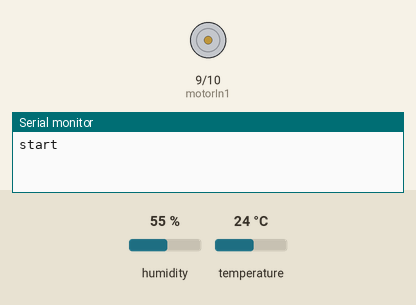
Bench run of a sketch on a simulated Arduino Uno, built with avr-gcc and run on an emulated ATmega328P. Parts: motor-driver pin pairs drawn as motors (green arrow = first pin HIGH = forward, orange = second pin HIGH = backward, longer = more drive), the last lines printed to the serial monitor. The inputs (shaded band) are chosen by the test bench; at power-on: humidity 55 %, temperature 24 °C. The modem accepts every AT command (registered, SIM ready, sends succeed) and sends nothing else.

Above: at 2.2 s.
2.3 s: humidity set to 69 %
13.4 s: humidity set to 72 %
At 21.4 s:
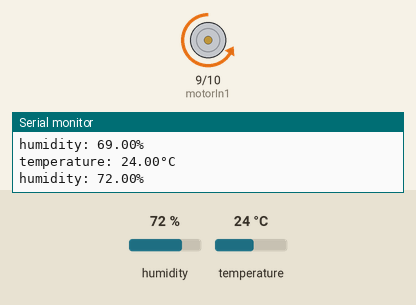
21.7 s: humidity set to 68 %
At 29.5 s:
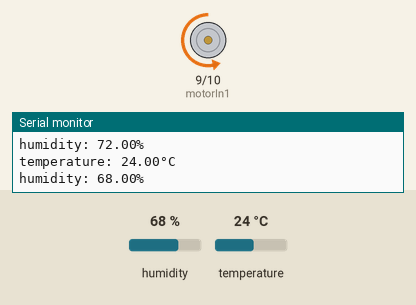
29.8 s: humidity set to 88 %
At 36.8 s:
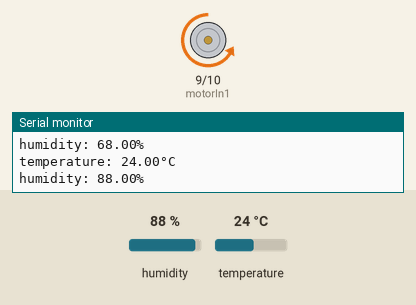
Timing chart, 0 to 38.3 s (numbered marks = the images above; inputs shaded):
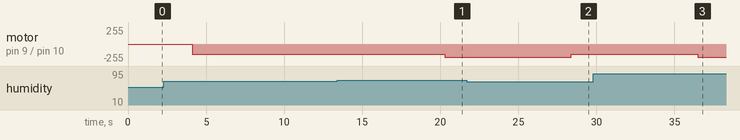

Measured:
- the behaviour switches between 70 and 71 % on humidity (found by bisection; images 0 and 1)
- after the input at 13.4 s, motor on pin 9 (motorIn1) / pin 10 (motorIn2): backward 150/255 → backward 200/255 after 6.9 s
- after the input at 21.7 s, motor on pin 9 (motorIn1) / pin 10 (motorIn2): backward 200/255 → backward 150/255 after 6.7 s
- after the input at 29.8 s, motor on pin 9 (motorIn1) / pin 10 (motorIn2): backward 150/255 → backward 200/255 after 6.7 s

The sketch:

detect_temp_humi.ino
```cpp
#include <dht.h>
#include <SoftwareSerial.h>
#define WIFI_TX_PIN 8
#define WIFI_RX_PIN 7
#define rank1 150
#define rank2 200
#define rank3 250
SoftwareSerial wifiSerial(WIFI_TX_PIN, WIFI_RX_PIN);
dht DHT;
const int DHT11_PIN= 4;
const int motorIn1 = 9;
const int motorIn2 = 10;
int stat = 0;
String comdata = "";
int i;
int j;
char comdataa[600];
const String OK = "OK";
void setup() {
  // put your setup code here, to run once:
  Serial.begin(9600);
  pinMode(motorIn1,OUTPUT);
  pinMode(motorIn2,OUTPUT);
  wifiSerial.begin(9600);
  wifiSerial.println("AT");
  delay(1000);
  Serial.println("start");
  i=0;
  while (wifiSerial.available() > 0)
    {
        comdataa[i] = char(wifiSerial.read());
        delay(2);
        i++;
    }
    comdata=String(comdataa[7])+String(comdataa[8]);
    Serial.println(comdata);
  if(comdata==OK){
    comdata = "";
    Serial.println("ok");
    wifiSerial.println("AT+CWJAP=\"joe\",\"jyl1105.\"");
    delay(8000);
    wifiSerial.println("AT+CIPSTART=\"TCP\",\"172.20.10.3\",9000");
    delay(5000);
  }

}

void loop()
{
  D: int chk = DHT.read11(DHT11_PIN);//read the value returned from sensor
  switch (chk)
  {
  case DHTLIB_OK:
    //Serial.println("OK!");
    break;
  case DHTLIB_ERROR_CHECKSUM:
    //goto D;
    //Serial.print("Checksum error,\t");
    break;
  case DHTLIB_ERROR_TIMEOUT:
      goto D;
    //Serial.print("Time out error,\t");
    break;
  default:
     // goto D;
    //Serial.print("Unknown error,\t");
    break;
  }

  wifiSerial.println("AT+CIPSTART=\"TCP\",\"172.20.10.3\",9000");
  delay(3000);
  wifiSerial.println("AT+CIPSEND=12");
  wifiSerial.println(String(DHT.temperature)+","+String(DHT.humidity));

  Serial.println("temperature: "+String(DHT.temperature)+"°C");
  Serial.println("humidity: "+String(DHT.humidity)+"%");
  if (DHT.humidity>50 and DHT.humidity<=70)
  {
    stat = 1;
   }
   else if (DHT.humidity>70 and DHT.humidity<=90)
   {
      stat = 2;
    }
    else if(DHT.humidity>90)
    {
      stat = 3;
     }
    else
    {
      stat = 0;
     }
  switch(stat)
  {
  case 1:
    clockwise(rank1);// When stat=1, set the rotate speed of the motor as rank1=150
    break;
  case 2:
    clockwise(rank2);// When stat=2, set the rotate speed of the motor as rank1=200
    break;
  case 3:
    clockwise(rank3);// When stat=3, set the rotate speed of the motor as rank1=250
    break;
  default:
    clockwise(0);// else, set the rotate speed of the motor as rank1=150
  }
  delay(5000);
}

void clockwise(int Speed)//
{
  analogWrite(motorIn1,0);
  analogWrite(motorIn2,Speed);
}
```
